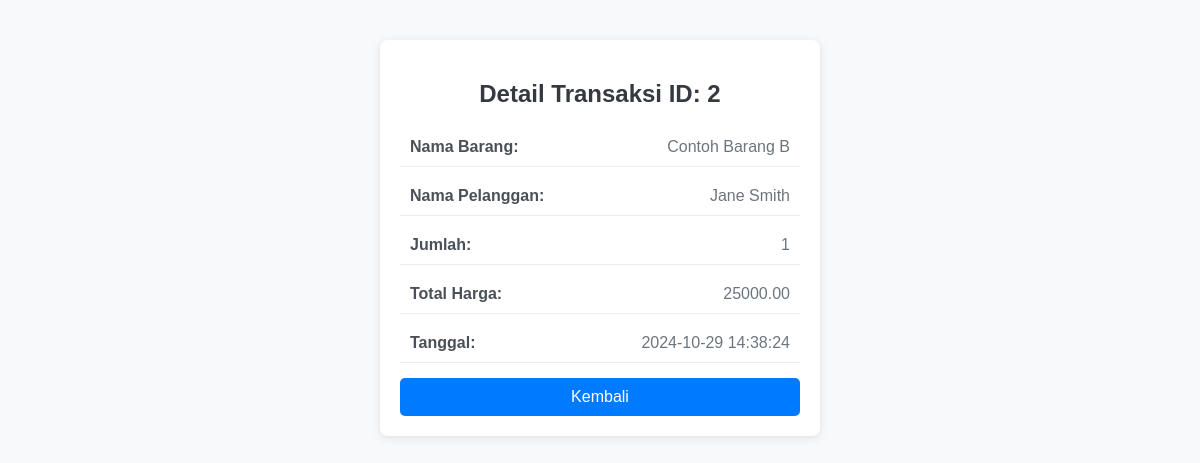
Screenshot of /index.php?controller=transaksi&action=detail&id=2 with the database file from the repository.
### tables this page shows
CREATE TABLE `transaksi` (
  `no` int(11) DEFAULT NULL,
  `id_transaksi` int(11) NOT NULL,
  `kode_barang` varchar(50) DEFAULT NULL,
  `id_pelanggan` varchar(50) DEFAULT NULL,
  `jumlah` int(11) DEFAULT NULL,
  `total_harga` decimal(10,2) DEFAULT NULL,
  `tanggal_transaksi` datetime DEFAULT NULL
);

CREATE TABLE `produk` (
  `id` int(11) NOT NULL,
  `kode_barang` varchar(10) NOT NULL,
  `nama_barang` varchar(50) NOT NULL,
  `harga` int(11) NOT NULL,
  `stok` int(11) NOT NULL
);

CREATE TABLE `pelanggan` (
  `id_pelanggan` varchar(10) NOT NULL,
  `nama_pelanggan` varchar(50) NOT NULL,
  `alamat` varchar(100) DEFAULT NULL
);

### App/controllers/TransaksiController.php (called while the page is built, shortened)
<?php
require_once __DIR__ . '/../models/Transaksi.php';
class TransaksiController
{
    private $transaksiModel;
    public function __construct($db)
    {
        $this->transaksiModel = new Transaksi($db);
    }
    public function detail($id)
    {
        $transaksiDetail = $this->transaksiModel->getDetailTransaksi($id);
        require_once __DIR__ . '/../views/transaksi/detail.php';
    }
}

### App/models/transaksi.php (called while the page is built, shortened)
<?php
class Transaksi
{
    private $db;
    public function __construct($database)
    {
        $this->db = $database;
    }
    public function getDetailTransaksi($id)
    {
        $query = "SELECT t.id_transaksi, p.nama_barang, pel.nama_pelanggan, t.jumlah, t.total_harga, t.tanggal_transaksi
              FROM transaksi t
              JOIN produk p ON t.kode_barang = p.kode_barang
              JOIN pelanggan pel ON t.id_pelanggan = pel.id_pelanggan
              WHERE t.id_transaksi = :id";
        $stmt = $this->db->prepare($query);
        $stmt->bindParam(':id', $id);
        $stmt->execute();
        return $stmt->fetch(PDO::FETCH_ASSOC);
    }
}

### App/Views/Transaksi/detail.php (the view, shortened to what this page needs)
<!DOCTYPE html>
<html lang="id">
<head>
</head>
<body>
    <div class="container">
        <h2>Detail Transaksi ID: <?= htmlspecialchars($transaksiDetail['id_transaksi']) ?></h2>
        <div class="info-row">
            <strong>Nama Barang:</strong>
            <span><?= htmlspecialchars($transaksiDetail['nama_barang']) ?></span>
        </div>
        <div class="info-row">
            <strong>Nama Pelanggan:</strong>
            <span><?= htmlspecialchars($transaksiDetail['nama_pelanggan']) ?></span>
        </div>
        <div class="info-row">
            <strong>Jumlah:</strong>
            <span><?= htmlspecialchars($transaksiDetail['jumlah']) ?></span>
        </div>
        <div class="info-row">
            <strong>Total Harga:</strong>
            <span><?= htmlspecialchars($transaksiDetail['total_harga']) ?></span>
        </div>
        <div class="info-row">
            <strong>Tanggal:</strong>
            <span><?= htmlspecialchars($transaksiDetail['tanggal_transaksi']) ?></span>
        </div>
        <a href="index.php?controller=transaksi&action=index" class="btn">Kembali</a>
    </div>
</body>
</html>

### App/Views/Transaksi/detail.php (style rules this page uses)
body { font-family: 'Arial', sans-serif; background-color: #f8f9fa; margin: 0; padding: 0; }
.container { max-width: 400px; margin: 40px auto; padding: 20px; background-color: #fff; border-radius: 8px; box-shadow: 0 2px 10px rgba(0, 0, 0, 0.1); }
h2 { text-align: center; color: #343a40; margin-bottom: 20px; font-size: 1.5em; }
.info-row { display: flex; justify-content: space-between; margin: 10px 0; padding: 10px; border-bottom: 1px solid #e9ecef; }
.info-row strong { color: #495057; }
.info-row span { color: #6c757d; }
a.btn { display: block; padding: 10px; background-color: #007BFF; color: white; text-decoration: none; text-align: center; border-radius: 5px; margin-top: 15px; transition: background-color 0.3s; }

### rows the page displays
transaksi: id_transaksi "2", produk.nama_barang "Contoh Barang B", id_pelanggan.nama_pelanggan "Jane Smith", jumlah "1", total_harga "25000.00", tanggal_transaksi "2024-10-29 14:38:24"
